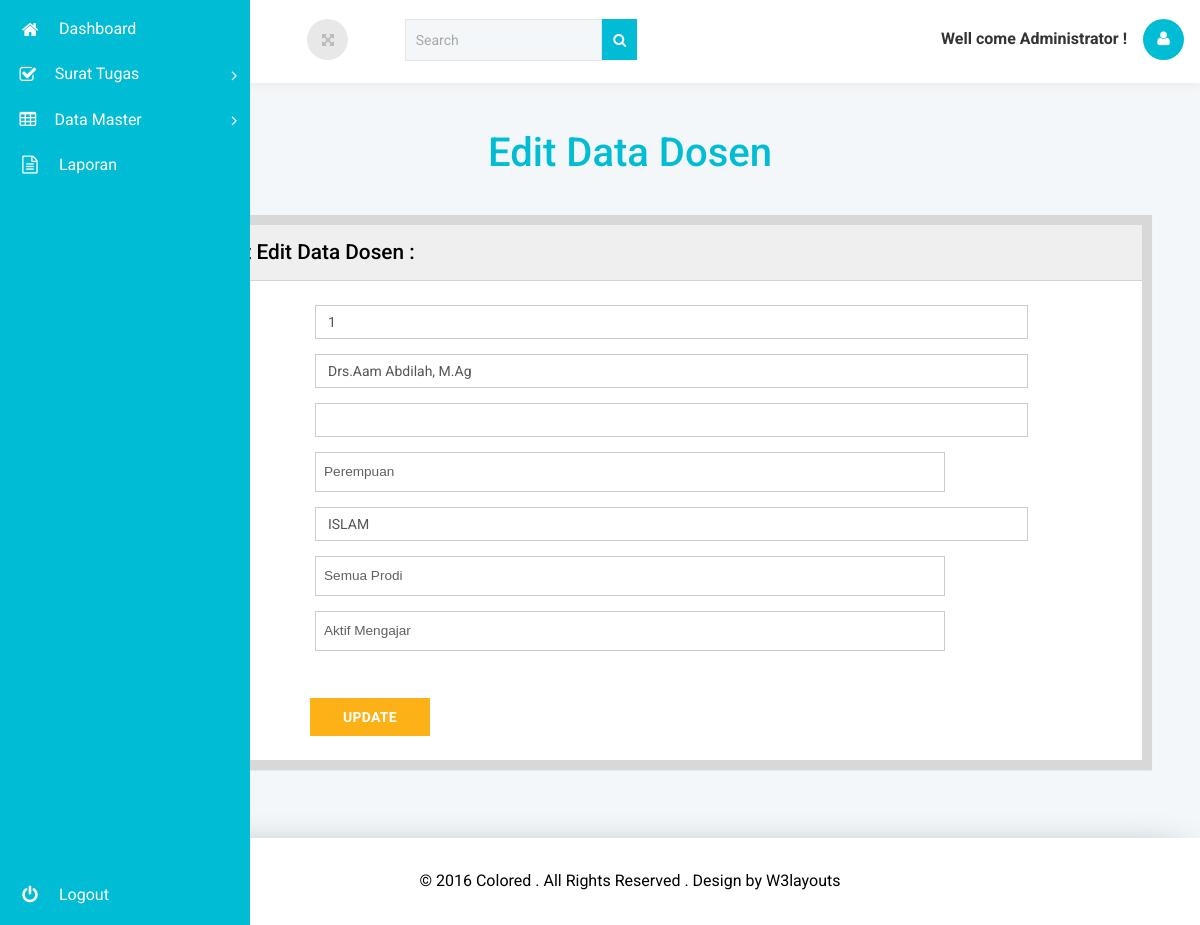
Page /edit_dosen.php?nip=1 on the committed database.
### tables this page shows
CREATE TABLE IF NOT EXISTS `dosen` (
  `nip` int(50) NOT NULL,
  `nm_dosen` varchar(30) NOT NULL,
  `gelar` varchar(30) NOT NULL,
  `j_kelamin` enum('P','L') NOT NULL,
  `alamat` varchar(100) NOT NULL,
  `prodi` varchar(50) NOT NULL,
  `status` varchar(30) NOT NULL,
  PRIMARY KEY (`nip`)
);

### edit_dosen.php (the view, shortened to what this page needs)
<?php
include "koneksi.php";
$nip= $_GET['nip'];
$query = "select * from dosen where nip='$nip'";
$hasil = mysql_query($query, $koneksi) or die("Gagal melakukan query.");
$buff = mysql_fetch_array($hasil);
?>
<!DOCTYPE html>
<head>
<link rel="stylesheet" href="css/bootstrap.css">
<link href="css/style.css" rel='stylesheet' type='text/css' />
<link rel="stylesheet" href="css/font.css" type="text/css"/>
<link href="css/font-awesome.css" rel="stylesheet">
<link rel="stylesheet" type="text/css" href="css/table-style.css" />
<link rel="stylesheet" type="text/css" href="css/basictable.css" />
</head>
<body class="dashboard-page">
<nav class="main-menu">
		<ul>
			<li>
				<a href="index.php">
					<i class="fa fa-home nav_icon"></i>
					<span class="nav-text">
					Dashboard
					</span>
				</a>
			</li>
			<li class="has-subnav">
				<a href="javascript:;">
				<i class="fa fa-check-square-o nav_icon"></i>
				<span class="nav-text">
					Surat Tugas
				</span>
				<i class="icon-angle-right"></i><i class="icon-angle-down"></i>
				</a>
			</li>
            	<li class="has-subnav">
				<a href="javascript:;">
				<i class="icon-table nav-icon"></i>
				<span class="nav-text">
					Data Master
				</span>
				<i class="icon-angle-right"></i><i class="icon-angle-down"></i>
				</a>
			</li>
			<li>
				<a href="laporan_sutuga.php">
					<i class="fa fa-file-text-o nav_icon"></i>
					<span class="nav-text">
					Laporan
					</span>
				</a>
			</li>
		</ul>
		<ul class="logout">
			<li>
			<a href="logout.php">
			<i class="icon-off nav-icon"></i>
			<span class="nav-text">
			Logout
			</span>
			</a>
			</li>
		</ul>
	</nav>
	<section class="wrapper scrollable">
		<nav class="user-menu">
		</nav>
		<section class="title-bar">
			<div class="logo">
				<h1><a href="index.html"><img src="images/logo.png" alt="" />SISTM</a></h1>
			</div>
			<div class="full-screen">
				<section class="full-top">
					<button id="toggle"><i class="fa fa-arrows-alt" aria-hidden="true"></i></button>
				</section>
			</div>
			<div class="w3l_search">
				<form action="#" method="post">
					<input type="text" name="search" value="Search" onfocus="this.value = '';" onblur="if (this.value == '') {this.value = 'Search';}" required>
					<button class="btn btn-default" type="submit"><i class="fa fa-search" aria-hidden="true"></i></button>
				</form>
			</div>
			<div class="header-right">
				<div class="profile_details_left">
					<div class="header-right-left">
										<div class="notification_bottom"><strong>
											Well come Administrator !</strong></font>
										</div>
					</div>
					<div class="profile_details">
						<ul>
							<li class="dropdown profile_details_drop">
								<a href="#" class="dropdown-toggle" data-toggle="dropdown" aria-expanded="false">
									<div class="profile_img">
										<span class="prfil-img"><i class="fa fa-user" aria-hidden="true"></i></span>
									</div>
								</a>
							</li>
						</ul>
					</div>
				</div>
			</div>
		</section>
		<div class="main-grid">
        <div class="agile-grids">
				<div class="table-heading">
					<h2>Edit Data Dosen</h2>
				</div>
        <div class="panel panel-widget forms-panel">
						<div class="forms">
							<div class=" form-grids form-grids-right">
								<div class="widget-shadow " data-example-id="basic-forms">
									<div class="form-title">
										<h4>Form  Input Edit Data Dosen :</h4>
									</div>
										<div class="form-body">
										<form class="form-horizontal" action="#" method="post">
											<div class="form-group">
												<label for="inputEmail3" class="col-sm-2 control-label">NIP</label>
												<div class="col-sm-9">
													<input type="text" name="nip" class="form-control" id="nip" value="<?php echo $buff['nip'];?>">
												</div>
									</div>
                                    <div class="form-group">
												<label for="inputEmail3" class="col-sm-2 control-label">Nama Dosen</label>
												<div class="col-sm-9">
													<input type="text" name="nm_dosen" class="form-control" value="<?php echo $buff['nm_dosen'];?>">
												</div>
											</div>
		<div class="form-group">
												<label for="Gelar" class="col-sm-2 control-label">Gelar</label>
												<div class="col-sm-9">
													<input type="gelar" name="gelar" class="form-control" id="gelar" value="<?php echo $buff['gelar'];?>">
												</div></div>
<div class="form-group">
											<label for="selector1" class="col-sm-2 control-label">Jenis Kelamin</label>
											<div class="col-sm-8"><select name="j_kelamin" id="j_kelamin" class="form-control1">
												<option value="P">Perempuan</option>
												<option value="L">Laki - laki</option>											</select></div></div>
<div class="form-group">
												<label for="Alamat" class="col-sm-2 control-label">Alamat</label>
												<div class="col-sm-9">
													<input type="alamat" name="alamat" class="form-control" id="alamat" value="<?php echo $buff['alamat'];?>">
												</div></div>
                                                                                              <div class="form-group">
											<label for="selector1" class="col-sm-2 control-label">Prodi</label>
											<div class="col-sm-8"><select name="prodi" id="prodi" class="form-control1">
												<option value="Semua Prodi">Semua Prodi</option>
                                                </select></div></div><div class="form-group">
                        					<label for="selector1" class="col-sm-2 control-label">Status</label>
											<div class="col-sm-8"><select name="status" id="status" class="form-control1">
												<option value="Aktif Mengajar">Aktif Mengajar</option>
												<option value="Tugas di Univ Lain">Tugas di Univ Lain</option>											</select></div></div>											<div class="form-group">
												<div class="col-sm-offset-2 col-sm-10">
												</div></div>
                                          										<div class="form-group">
												<div class="col-sm-offset-2 col-sm-10">
												</div>
											</div>
											<div class="col-sm-offset-2">
												<button type="submit" name="submit" class="btn btn-default w3ls-button">Update</button>
											</div>
										</form>
									</div>
								</div>
							</div>
						</div>
					</div>
					</div>
				</div>
		<div class="footer">
			<p>© 2016 Colored . All Rights Reserved . Design by <a href="http://w3layouts.com/">W3layouts</a></p>
		</div>
	</section>
</body>
</html>

### rows in the picture
dosen: nip "1", nm_dosen "Drs.Aam Abdilah, M.Ag", alamat "ISLAM"
